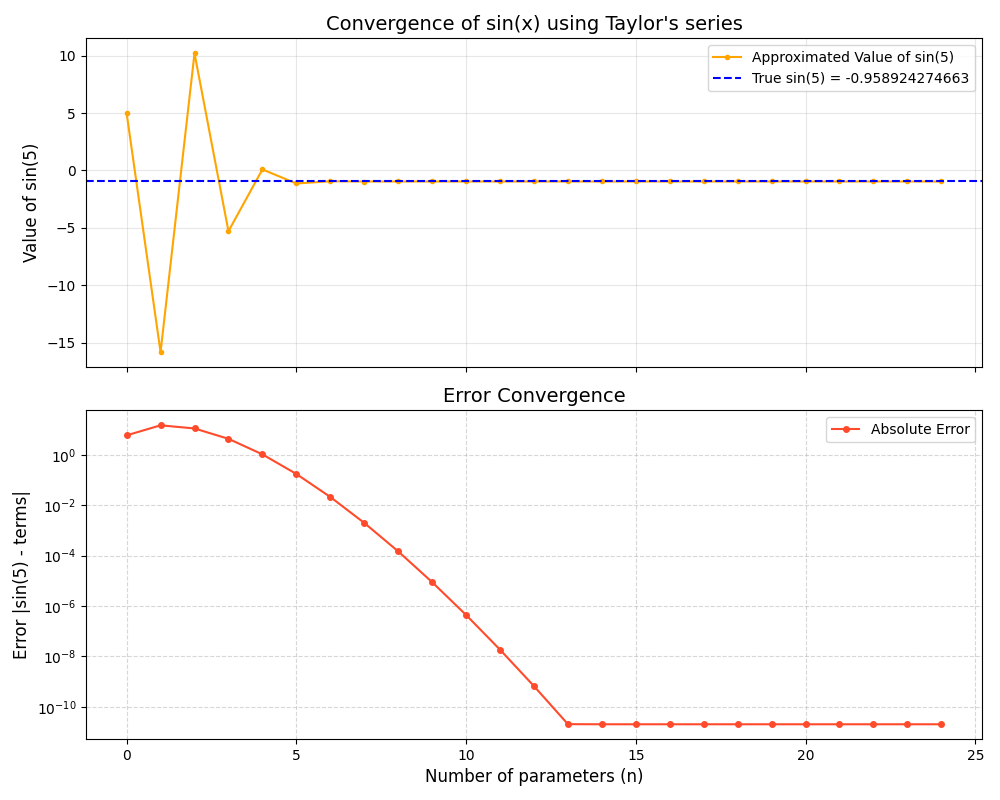

Write Python code to recreate this figure.
"""
sinx_hunt.py

This script calculates the Taylor series expansion for sin(x) and visualizes 
both the convergence of the series approximation and the absolute error 
at each iteration.
"""

import time
import numpy as np
import matplotlib.pyplot as plt
from scipy.special import factorial

## MATH PART

def taylor_sine(x:np.float64, n:np.ndarray) -> tuple[np.float64, np.ndarray]:
  term = ((-1)**n * x**(2*n+1)) / (factorial(2*n+1))
  return np.sum(term), np.cumsum(term)
nukes = np.arange(0, 25)
t1 = time.time()
result, term_s = taylor_sine(5, nukes)
errors = np.abs(np.sin(5) - term_s)
t2 = time.time()
minute, second = np.divmod(t2-t1, 60)
print(f"Time Taken: {minute} Minutes {second:.3f} Seconds")

## PLOTTING PART
fig, (ax1, ax2) = plt.subplots(2, 1, figsize=(10, 8), sharex=True)

# Subplot 1: Convergence of the series
ax1.plot(nukes, term_s, color="orange", marker=".", label="Approximated Value of sin(5)")
ax1.axhline(np.sin(5), label=f"True sin(5) = {np.sin(5):.12f}", color="blue", linestyle="--")
ax1.set_title("Convergence of sin(x) using Taylor's series", fontdict={"fontsize": 14})
ax1.set_ylabel("Value of sin(5)", fontdict={"fontsize": 12})
ax1.grid(True, alpha=0.3)
ax1.legend()

# Subplot 2: Error Convergence
ax2.plot(nukes, errors, color="#FF4B2B", marker="o", markersize=4, label="Absolute Error")
ax2.set_title("Error Convergence", fontdict={"fontsize": 14})
ax2.set_xlabel("Number of parameters (n)", fontdict={"fontsize": 12})
ax2.set_ylabel("Error |sin(5) - terms|", fontdict={"fontsize": 12})
ax2.set_yscale("log")
ax2.grid(True, which="both", linestyle="--", alpha=0.5)
ax2.legend()

plt.tight_layout()
plt.savefig("Sin(x)/sinx_hunt.png")
plt.close()
